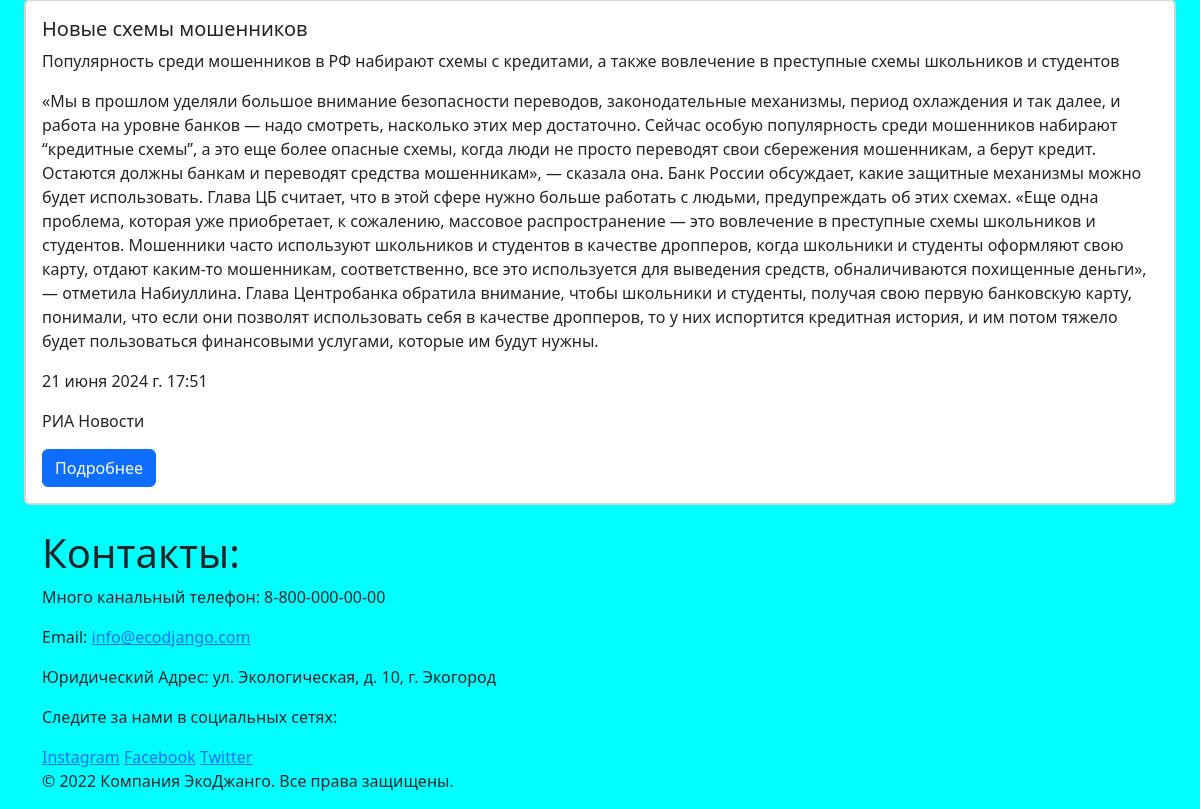
The page /news/ (lower part) on the database as committed earlier.
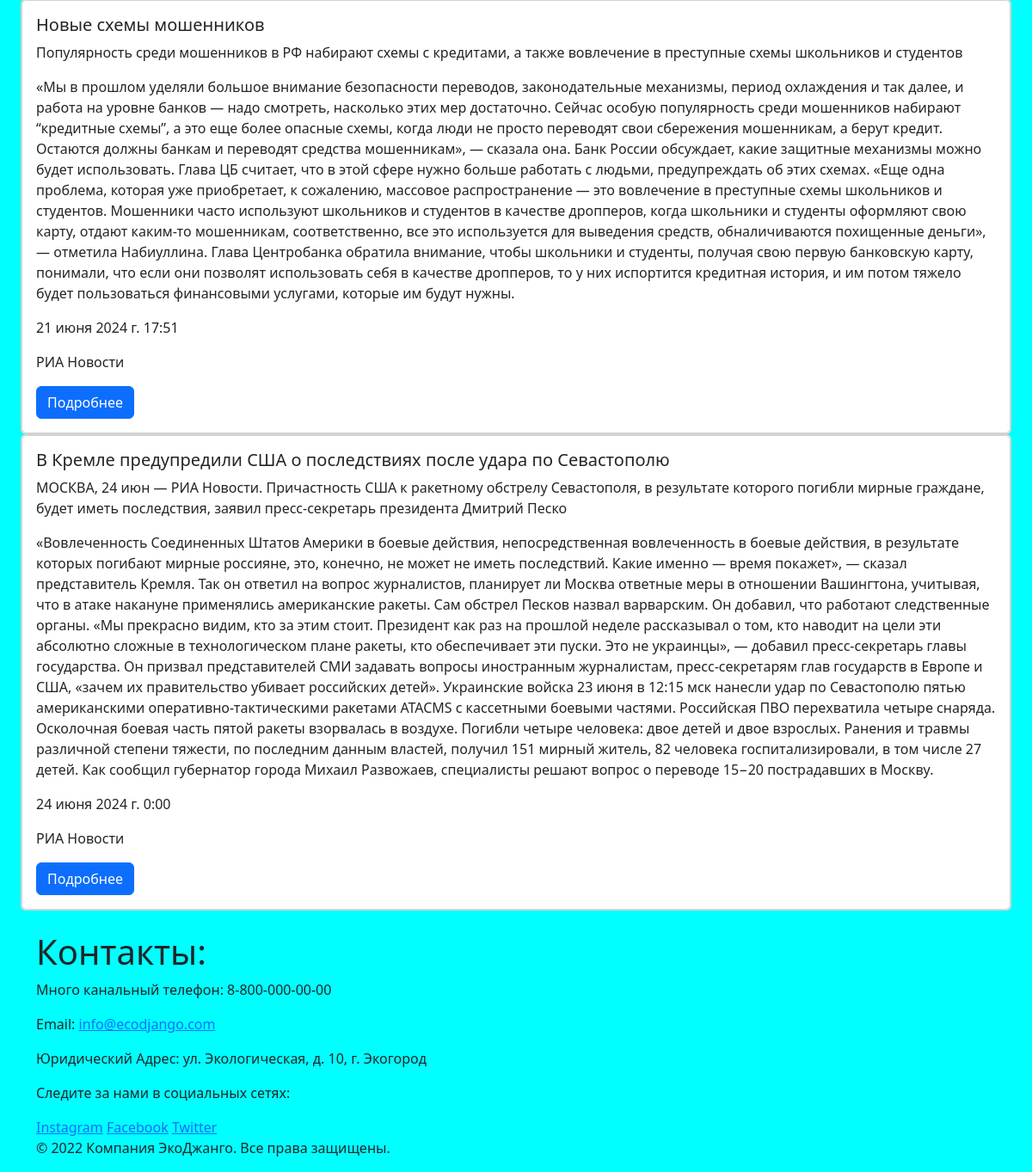
The same page on the database as committed later.
### news/models.py (models this page shows, shortened)
class News_post(models.Model):
    title = models.CharField('Название новости', max_length=100)
    short_description = models.CharField('Краткое описание новости', max_length=200)
    text = models.TextField('Полное описание новости')
    pub_date = models.DateTimeField('Дата публикации новости')
    author = models.CharField('Автор', max_length=100)
    class Meta:
        verbose_name = 'Новость'
        verbose_name_plural = 'Новости'

### news/views.py (the view)
# urls.py: path('', views.index, name='index'),
def index(request):
    news = News_post.objects.all()
    return render(request, 'news/new.html', {'news': news})

### news/templates/news/new.html (shortened to what this page needs)
{% extends 'main/base.html'%}
{% block content %}
  {% if news %}
    {% for new in news %}
      <div class="card ">
        <div class="card" style="width: 100%;">
          <div class="card-body ">
            <h5 class="card-title">{{ new.title }}</h5>
            <p class="card-text">{{ new.short_description }} </p>
            <p>{{new.text}}</p>
            <p>{{new.pub_date}}</p>
            <p>{{new.author}}</p>
            <a href="#" class="btn btn-primary">Подробнее</a>
          </div>
        </div>
      </div>
    {% endfor %}
    {% else %}
    <p>Новостей нет</p>
  {% endif %}
{% endblock %}

### main/templates/main/base.html (shortened to what this page needs)
{% load static %}
<!doctype html>
<html lang="ru">
<head>
    <link href="https://cdn.jsdelivr.net/npm/bootstrap@5.3.3/dist/css/bootstrap.min.css" rel="stylesheet">
    <link rel="stylesheet" href="{% static 'main/css/main.css' %}">
</head>
<body>
<main class="p-4">
    {% block content %}
    {% endblock %}
</main>
{% include 'main/footer.html'%}
</body>
</html>

### main/templates/main/footer.html
<footer class="container">
    <div class="contact-info">
        <h1>Контакты:</h1>
        <p>Много канальный телефон: 8-800-000-00-00</p>
        <p>Email: <a href="mailto:info@ecodjango.com">info@ecodjango.com</a></p>
        <p>Юридический Адрес: ул. Экологическая, д. 10, г. Экогород</p>
    </div>
    <div class="social-links">
        <p>Следите за нами в социальных сетях:</p>
        <a href="https://www.instagram.com/ecodjango_official">Instagram</a>
        <a href="https://www.facebook.com/EcoDjango">Facebook</a>
        <a href="https://twitter.com/EcoDjango">Twitter</a>
    </div>
    <div class="copyright">
        <p>&copy; 2022 Компания ЭкоДжанго. Все права защищены.</p>
    </div>
</footer>

### main/static/main/css/main.css (style rules this page uses)
body { background-color: aqua; }

Rows that differ between the two databases and show on the page:
added News_post: title "В Кремле предупредили США о последствиях после удара по Севастополю", short_description "МОСКВА, 24 июн — РИА Новости. Причастность США к ракетному обстрелу Севастополя, в результате которого погибли мирные граждане, будет иметь последствия, заявил пресс-секретарь президента Дмитрий Песко", text "«Вовлеченность Соединенных Штатов Америки в боевые действия, непосредственная вовлеченность в боевые действия, в результате которых погибают мирные россияне, это, конечно, не может не иметь последствий. Какие именно — время покажет», — сказал представитель Кремля. Так он ответил на вопрос журналистов, планирует ли Москва ответные меры в отношении Вашингтона, учитывая, что в атаке накануне применялись американские ракеты. Сам обстрел Песков назвал варварским. Он добавил, что работают следственные органы. «Мы прекрасно видим, кто за этим стоит. Президент как раз на прошлой неделе рассказывал о том, кто наводит на цели эти абсолютно сложные в технологическом плане ракеты, кто обеспечивает эти…", pub_date "24 июня 2024 г. 0:00", author "РИА Новости"
